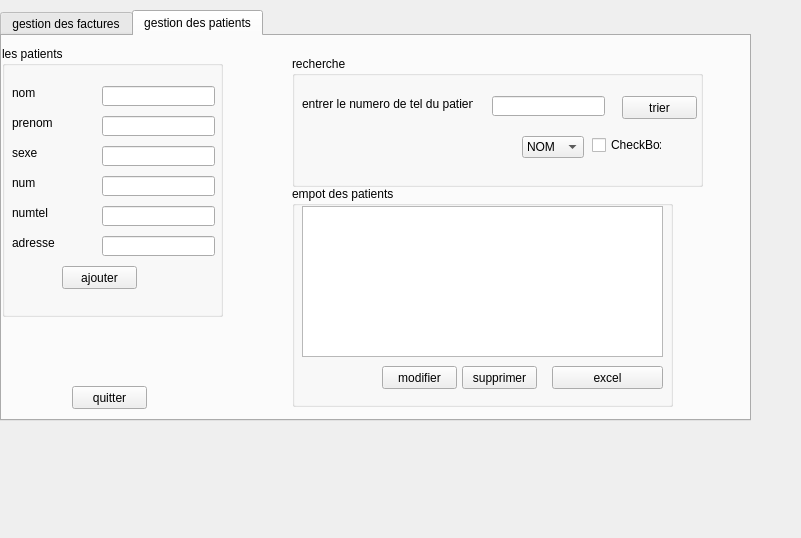
<?xml version="1.0" encoding="UTF-8"?>
<ui version="4.0">
 <class>WWindow</class>
 <widget class="QDialog" name="WWindow">
  <property name="geometry">
   <rect>
    <x>0</x>
    <y>0</y>
    <width>801</width>
    <height>538</height>
   </rect>
  </property>
  <property name="windowTitle">
   <string>Dialog</string>
  </property>
  <widget class="QTabWidget" name="tabWidget">
   <property name="geometry">
    <rect>
     <x>0</x>
     <y>10</y>
     <width>751</width>
     <height>411</height>
    </rect>
   </property>
   <property name="currentIndex">
    <number>1</number>
   </property>
   <widget class="QWidget" name="tab">
    <attribute name="title">
     <string>gestion des factures</string>
    </attribute>
    <widget class="QGroupBox" name="groupBox">
     <property name="geometry">
      <rect>
       <x>10</x>
       <y>10</y>
       <width>141</width>
       <height>211</height>
      </rect>
     </property>
     <property name="title">
      <string>les factures</string>
     </property>
     <widget class="QLabel" name="label">
      <property name="geometry">
       <rect>
        <x>50</x>
        <y>40</y>
        <width>47</width>
        <height>14</height>
       </rect>
      </property>
      <property name="text">
       <string>num</string>
      </property>
     </widget>
     <widget class="QLineEdit" name="lineEdit">
      <property name="geometry">
       <rect>
        <x>10</x>
        <y>70</y>
        <width>113</width>
        <height>20</height>
       </rect>
      </property>
     </widget>
     <widget class="QPushButton" name="pushButton">
      <property name="geometry">
       <rect>
        <x>30</x>
        <y>120</y>
        <width>75</width>
        <height>23</height>
       </rect>
      </property>
      <property name="text">
       <string>ajouter</string>
      </property>
     </widget>
    </widget>
    <widget class="QGroupBox" name="groupBox_2">
     <property name="geometry">
      <rect>
       <x>160</x>
       <y>9</y>
       <width>441</width>
       <height>111</height>
      </rect>
     </property>
     <property name="title">
      <string>recherche</string>
     </property>
     <widget class="QLabel" name="label_2">
      <property name="geometry">
       <rect>
        <x>10</x>
        <y>40</y>
        <width>141</width>
        <height>16</height>
       </rect>
      </property>
      <property name="text">
       <string>entrer le numero du facture</string>
      </property>
     </widget>
     <widget class="QLineEdit" name="lineEdit_2">
      <property name="geometry">
       <rect>
        <x>160</x>
        <y>40</y>
        <width>113</width>
        <height>20</height>
       </rect>
      </property>
     </widget>
     <widget class="QPushButton" name="pushButton_4">
      <property name="geometry">
       <rect>
        <x>350</x>
        <y>40</y>
        <width>75</width>
        <height>23</height>
       </rect>
      </property>
      <property name="text">
       <string>trier</string>
      </property>
     </widget>
     <widget class="QCheckBox" name="checkBox_2">
      <property name="geometry">
       <rect>
        <x>350</x>
        <y>70</y>
        <width>70</width>
        <height>18</height>
       </rect>
      </property>
      <property name="text">
       <string>CheckBox</string>
      </property>
     </widget>
     <widget class="QComboBox" name="comboBox_4">
      <property name="geometry">
       <rect>
        <x>280</x>
        <y>70</y>
        <width>62</width>
        <height>22</height>
       </rect>
      </property>
      <item>
       <property name="text">
        <string>NUM</string>
       </property>
      </item>
     </widget>
    </widget>
    <widget class="QGroupBox" name="groupBox_3">
     <property name="geometry">
      <rect>
       <x>160</x>
       <y>120</y>
       <width>441</width>
       <height>221</height>
      </rect>
     </property>
     <property name="title">
      <string>empot des factures</string>
     </property>
     <widget class="QTableView" name="tableView">
      <property name="geometry">
       <rect>
        <x>10</x>
        <y>20</y>
        <width>421</width>
        <height>141</height>
       </rect>
      </property>
     </widget>
     <widget class="QPushButton" name="pushButton_6">
      <property name="geometry">
       <rect>
        <x>60</x>
        <y>170</y>
        <width>75</width>
        <height>23</height>
       </rect>
      </property>
      <property name="text">
       <string>modifier</string>
      </property>
     </widget>
     <widget class="QPushButton" name="pushButton_7">
      <property name="geometry">
       <rect>
        <x>170</x>
        <y>170</y>
        <width>75</width>
        <height>23</height>
       </rect>
      </property>
      <property name="text">
       <string>supprimer</string>
      </property>
     </widget>
     <widget class="QPushButton" name="pushButton_8">
      <property name="geometry">
       <rect>
        <x>280</x>
        <y>170</y>
        <width>131</width>
        <height>23</height>
       </rect>
      </property>
      <property name="text">
       <string>excel</string>
      </property>
     </widget>
    </widget>
    <widget class="QPushButton" name="pushButton_2">
     <property name="geometry">
      <rect>
       <x>500</x>
       <y>350</y>
       <width>75</width>
       <height>23</height>
      </rect>
     </property>
     <property name="text">
      <string>quitter</string>
     </property>
    </widget>
   </widget>
   <widget class="QWidget" name="tab_2">
    <attribute name="title">
     <string>gestion des patients</string>
    </attribute>
    <widget class="QGroupBox" name="groupBox_4">
     <property name="geometry">
      <rect>
       <x>0</x>
       <y>10</y>
       <width>221</width>
       <height>271</height>
      </rect>
     </property>
     <property name="title">
      <string>les patients</string>
     </property>
     <widget class="QLabel" name="label_3">
      <property name="geometry">
       <rect>
        <x>10</x>
        <y>40</y>
        <width>47</width>
        <height>14</height>
       </rect>
      </property>
      <property name="text">
       <string>nom</string>
      </property>
     </widget>
     <widget class="QLabel" name="label_4">
      <property name="geometry">
       <rect>
        <x>10</x>
        <y>70</y>
        <width>47</width>
        <height>14</height>
       </rect>
      </property>
      <property name="text">
       <string>prenom</string>
      </property>
     </widget>
     <widget class="QLabel" name="label_5">
      <property name="geometry">
       <rect>
        <x>10</x>
        <y>100</y>
        <width>47</width>
        <height>14</height>
       </rect>
      </property>
      <property name="text">
       <string>sexe</string>
      </property>
     </widget>
     <widget class="QLabel" name="label_6">
      <property name="geometry">
       <rect>
        <x>10</x>
        <y>130</y>
        <width>47</width>
        <height>14</height>
       </rect>
      </property>
      <property name="text">
       <string>num</string>
      </property>
     </widget>
     <widget class="QLabel" name="label_7">
      <property name="geometry">
       <rect>
        <x>10</x>
        <y>160</y>
        <width>47</width>
        <height>14</height>
       </rect>
      </property>
      <property name="text">
       <string>numtel</string>
      </property>
     </widget>
     <widget class="QLabel" name="label_8">
      <property name="geometry">
       <rect>
        <x>10</x>
        <y>190</y>
        <width>47</width>
        <height>14</height>
       </rect>
      </property>
      <property name="text">
       <string>adresse</string>
      </property>
     </widget>
     <widget class="QLineEdit" name="lineEdit_3">
      <property name="geometry">
       <rect>
        <x>100</x>
        <y>40</y>
        <width>113</width>
        <height>20</height>
       </rect>
      </property>
     </widget>
     <widget class="QLineEdit" name="lineEdit_4">
      <property name="geometry">
       <rect>
        <x>100</x>
        <y>70</y>
        <width>113</width>
        <height>20</height>
       </rect>
      </property>
     </widget>
     <widget class="QLineEdit" name="lineEdit_5">
      <property name="geometry">
       <rect>
        <x>100</x>
        <y>100</y>
        <width>113</width>
        <height>20</height>
       </rect>
      </property>
     </widget>
     <widget class="QLineEdit" name="lineEdit_6">
      <property name="geometry">
       <rect>
        <x>100</x>
        <y>130</y>
        <width>113</width>
        <height>20</height>
       </rect>
      </property>
     </widget>
     <widget class="QLineEdit" name="lineEdit_7">
      <property name="geometry">
       <rect>
        <x>100</x>
        <y>160</y>
        <width>113</width>
        <height>20</height>
       </rect>
      </property>
     </widget>
     <widget class="QLineEdit" name="lineEdit_8">
      <property name="geometry">
       <rect>
        <x>100</x>
        <y>190</y>
        <width>113</width>
        <height>20</height>
       </rect>
      </property>
     </widget>
     <widget class="QPushButton" name="pushButton_15">
      <property name="geometry">
       <rect>
        <x>60</x>
        <y>220</y>
        <width>75</width>
        <height>23</height>
       </rect>
      </property>
      <property name="text">
       <string>ajouter</string>
      </property>
     </widget>
    </widget>
    <widget class="QGroupBox" name="groupBox_5">
     <property name="geometry">
      <rect>
       <x>290</x>
       <y>20</y>
       <width>411</width>
       <height>131</height>
      </rect>
     </property>
     <property name="title">
      <string>recherche</string>
     </property>
     <widget class="QLabel" name="label_9">
      <property name="geometry">
       <rect>
        <x>10</x>
        <y>40</y>
        <width>171</width>
        <height>16</height>
       </rect>
      </property>
      <property name="text">
       <string>entrer le numero de tel du patient</string>
      </property>
     </widget>
     <widget class="QLineEdit" name="lineEdit_9">
      <property name="geometry">
       <rect>
        <x>200</x>
        <y>40</y>
        <width>113</width>
        <height>20</height>
       </rect>
      </property>
     </widget>
     <widget class="QPushButton" name="pushButton_10">
      <property name="geometry">
       <rect>
        <x>330</x>
        <y>40</y>
        <width>75</width>
        <height>23</height>
       </rect>
      </property>
      <property name="text">
       <string>trier</string>
      </property>
     </widget>
     <widget class="QComboBox" name="comboBox">
      <property name="geometry">
       <rect>
        <x>230</x>
        <y>80</y>
        <width>62</width>
        <height>22</height>
       </rect>
      </property>
      <item>
       <property name="text">
        <string>NOM</string>
       </property>
      </item>
      <item>
       <property name="text">
        <string>PRENOM</string>
       </property>
      </item>
      <item>
       <property name="text">
        <string>SEXE</string>
       </property>
      </item>
      <item>
       <property name="text">
        <string>NUM</string>
       </property>
      </item>
      <item>
       <property name="text">
        <string>NUMTEL</string>
       </property>
      </item>
      <item>
       <property name="text">
        <string>ADRESSE</string>
       </property>
      </item>
     </widget>
     <widget class="QCheckBox" name="checkBox">
      <property name="geometry">
       <rect>
        <x>300</x>
        <y>80</y>
        <width>70</width>
        <height>18</height>
       </rect>
      </property>
      <property name="text">
       <string>CheckBox</string>
      </property>
     </widget>
    </widget>
    <widget class="QGroupBox" name="groupBox_6">
     <property name="geometry">
      <rect>
       <x>290</x>
       <y>150</y>
       <width>381</width>
       <height>221</height>
      </rect>
     </property>
     <property name="title">
      <string>empot des patients</string>
     </property>
     <widget class="QTableView" name="tableView_2">
      <property name="geometry">
       <rect>
        <x>10</x>
        <y>20</y>
        <width>361</width>
        <height>151</height>
       </rect>
      </property>
     </widget>
     <widget class="QPushButton" name="pushButton_12">
      <property name="geometry">
       <rect>
        <x>90</x>
        <y>180</y>
        <width>75</width>
        <height>23</height>
       </rect>
      </property>
      <property name="text">
       <string>modifier</string>
      </property>
     </widget>
     <widget class="QPushButton" name="pushButton_13">
      <property name="geometry">
       <rect>
        <x>170</x>
        <y>180</y>
        <width>75</width>
        <height>23</height>
       </rect>
      </property>
      <property name="text">
       <string>supprimer</string>
      </property>
     </widget>
     <widget class="QPushButton" name="pushButton_14">
      <property name="geometry">
       <rect>
        <x>260</x>
        <y>180</y>
        <width>111</width>
        <height>23</height>
       </rect>
      </property>
      <property name="text">
       <string>excel</string>
      </property>
     </widget>
    </widget>
    <widget class="QPushButton" name="pushButton_16">
     <property name="geometry">
      <rect>
       <x>70</x>
       <y>350</y>
       <width>75</width>
       <height>23</height>
      </rect>
     </property>
     <property name="text">
      <string>quitter</string>
     </property>
    </widget>
   </widget>
  </widget>
 </widget>
 <resources/>
 <connections/>
</ui>
